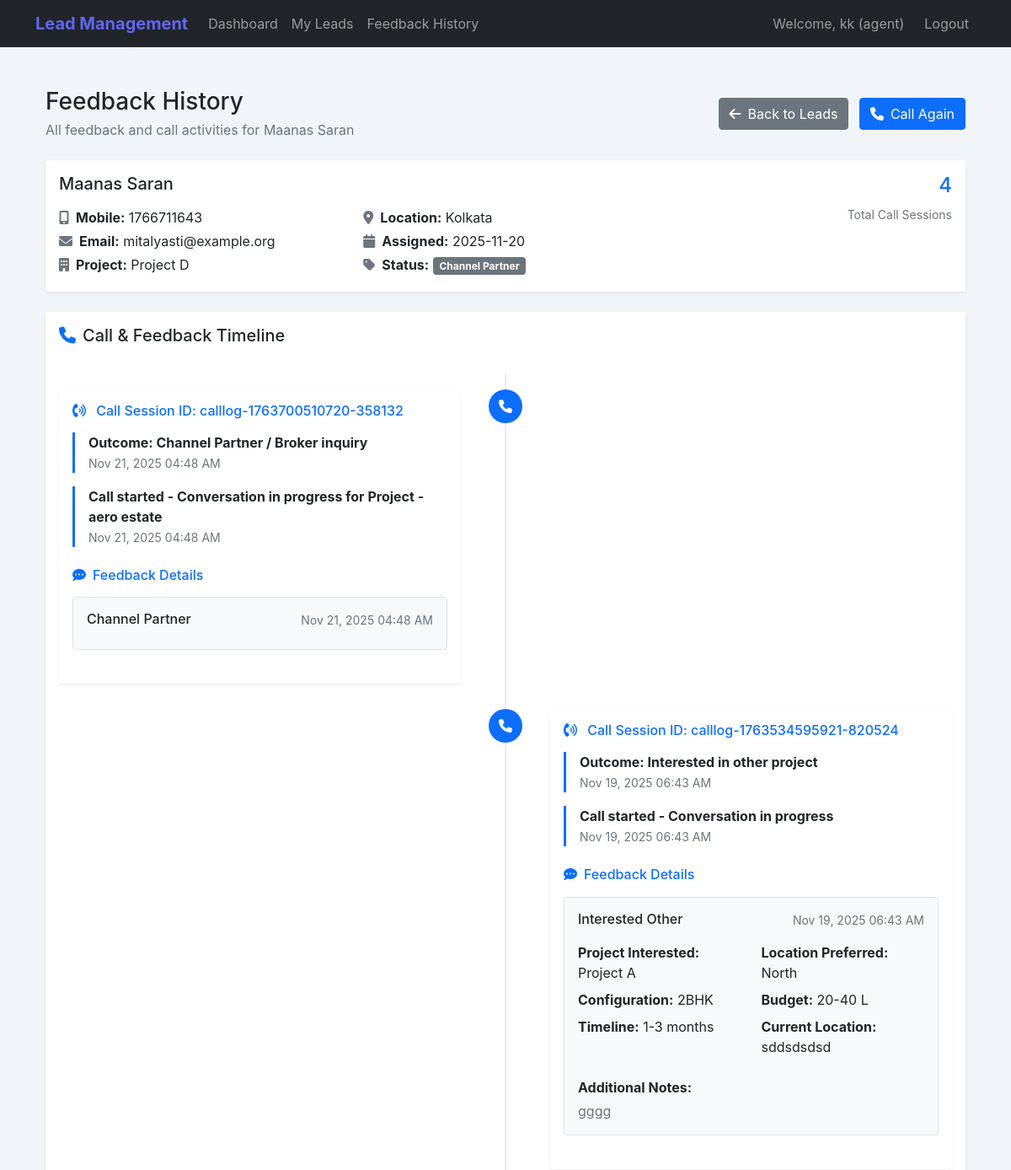
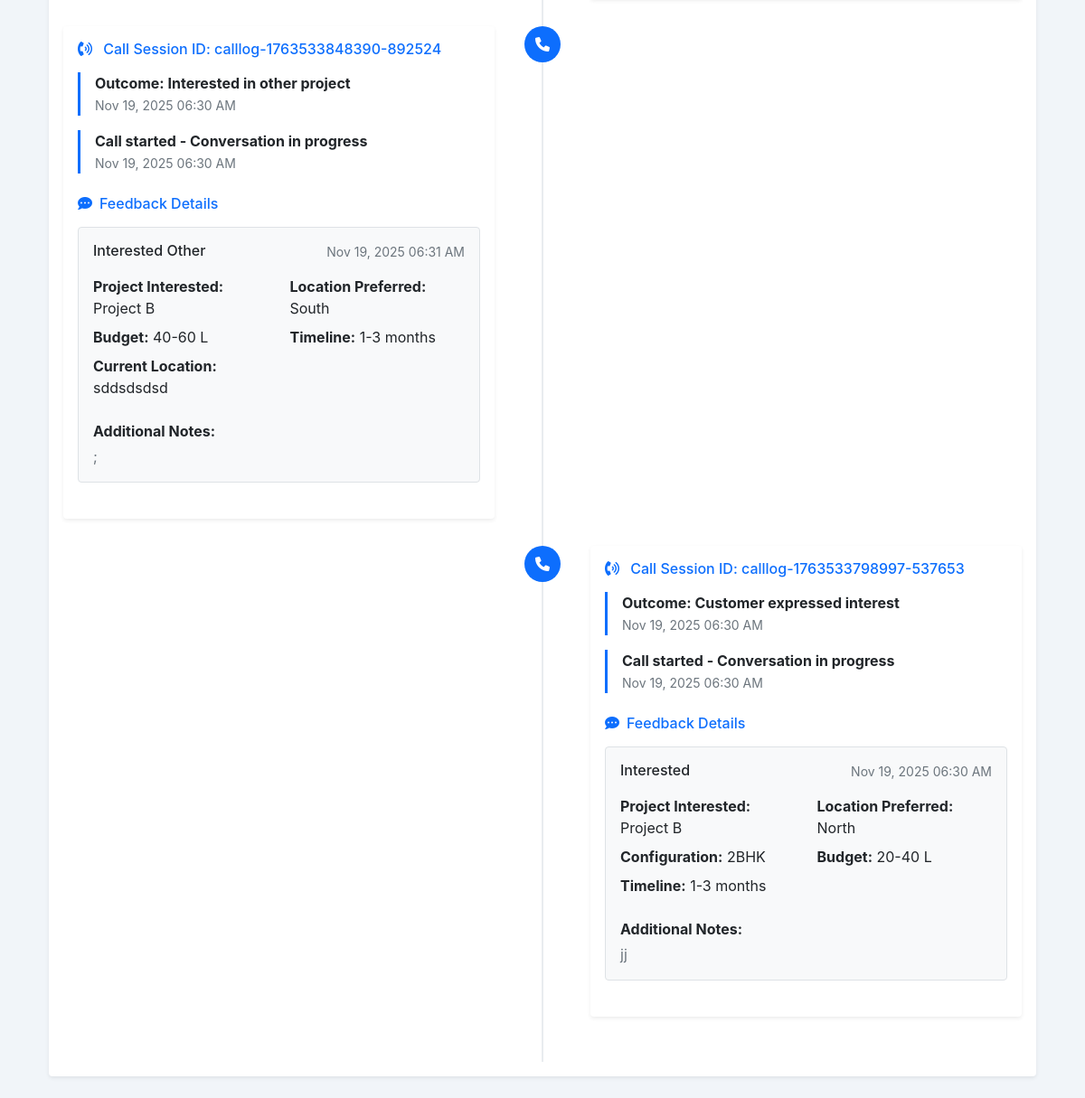
The page /agent/feedback_history/19 (signed in) on the database as committed earlier (2 pictures, top to bottom).
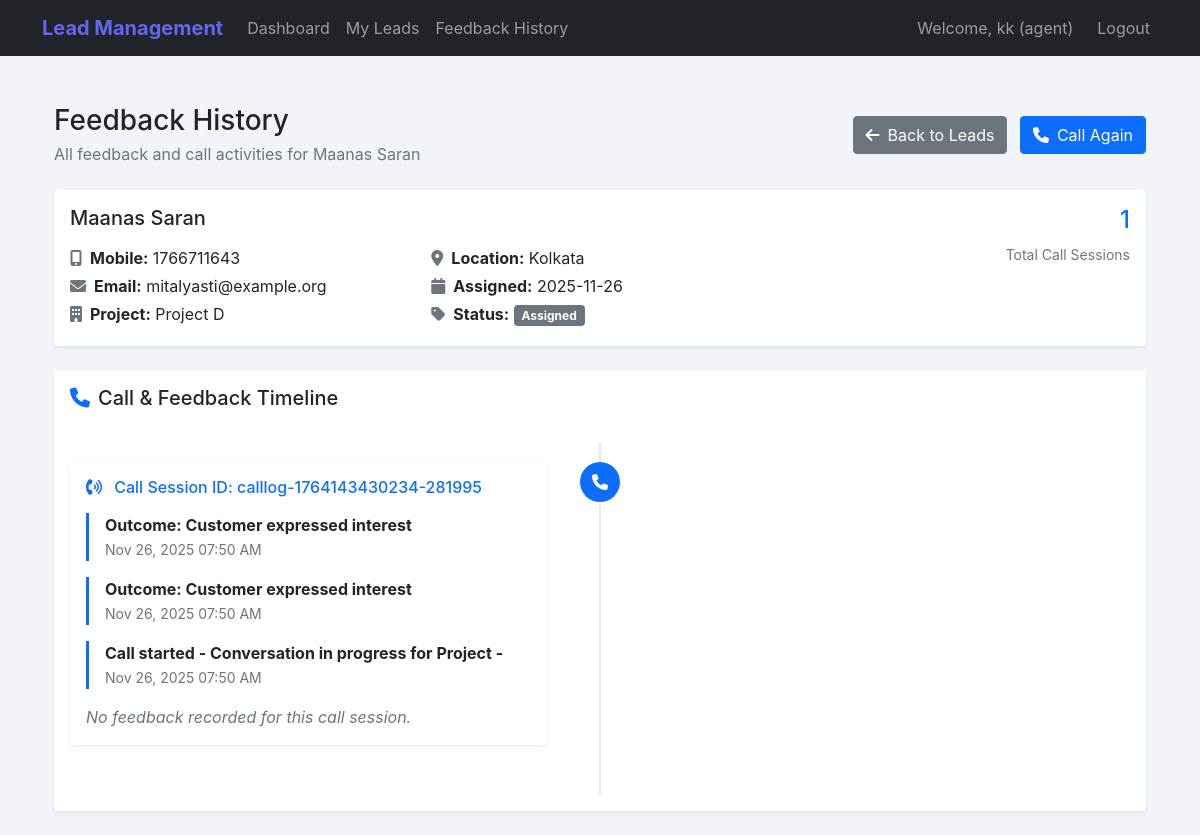
The same page on the database as committed later.
### models.py (models this page shows, shortened)
class Lead(db.Model):
    id = db.Column(db.Integer, primary_key=True)
    name = db.Column(db.String(200), nullable=False)
    email = db.Column(db.String(200), nullable=True)
    mobile = db.Column(db.String(15), nullable=False)
    pincode = db.Column(db.String(10), nullable=True)
    project_name = db.Column(db.String(200), nullable=False, default='N/A')
    source = db.Column(db.String(100), nullable=True, default='N/A')
    year = db.Column(db.Integer, nullable=True)
    location = db.Column(db.String(100), nullable=True, default='N/A')
    project_id = db.Column(db.Integer, db.ForeignKey('project.id'), nullable=True)
    project = db.relationship('Project', backref='leads')
    assigned_agent_id = db.Column(db.Integer, db.ForeignKey('user.id'), nullable=True)
    assigned_date = db.Column(db.DateTime, nullable=True)
    status = db.Column(db.String(50), default='new')  # new, assigned, interested, not_interested, callback, completed, reassigned, channel_partner, interested_other  # UPDATED
    alternate_phone = db.Column(db.String(15), nullable=True)
    address = db.Column(db.Text, nullable=True)
    city = db.Column(db.String(100), nullable=True)
    state = db.Column(db.String(100), nullable=True)
    country = db.Column(db.String(100), nullable=True, default='India')
    priority = db.Column(db.String(20), default='medium')  # low, medium, high, urgent
    category = db.Column(db.String(100), nullable=True)  # residential, commercial, plot, etc.
    created_at = db.Column(db.DateTime, default=datetime.utcnow)
    updated_at = db.Column(db.DateTime, default=datetime.utcnow, onupdate=datetime.utcnow)
    call_logs = db.relationship('CallLog', backref='lead', lazy=True, cascade='all, delete-orphan')
    feedbacks = db.relationship('LeadFeedback', backref='lead', lazy=True, cascade='all, delete-orphan')
    reassignments = db.relationship('LeadReassignment', backref='lead', lazy=True, cascade='all, delete-orphan')
    assignment_history = db.relationship('LeadAssignmentHistory', backref='lead', lazy=True, cascade='all, delete-orphan')

class CallActivityLog(db.Model):
    __tablename__ = 'call_activity_logs'
    id = db.Column(db.Integer, primary_key=True)
    agent_id = db.Column(db.Integer, db.ForeignKey('user.id'), nullable=False)
    lead_id = db.Column(db.Integer, db.ForeignKey('lead.id'), nullable=True)
    call_log_id = db.Column(db.String(100), nullable=True)
    message = db.Column(db.String(500), nullable=False)
    type = db.Column(db.String(50), default='info')  # info, success, warning, error
    created_at = db.Column(db.DateTime, default=datetime.utcnow)
    agent = db.relationship('User', backref=db.backref('call_activity_logs', lazy=True))
    lead = db.relationship('Lead', backref=db.backref('call_activity_logs', lazy=True))

class LeadFeedback(db.Model):
    id = db.Column(db.Integer, primary_key=True)
    lead_id = db.Column(db.Integer, db.ForeignKey('lead.id'), nullable=False)
    agent_id = db.Column(db.Integer, db.ForeignKey('user.id'), nullable=False)
    feedback_type = db.Column(db.Enum(FeedbackType), nullable=True)
    call_activity_id = db.Column(db.String(100), nullable=True)
    project_interested = db.Column(db.String(200), nullable=True)
    location_preferred = db.Column(db.String(200), nullable=True)
    configuration_interested = db.Column(db.String(200), nullable=True)
    budget_comfortable = db.Column(db.String(100), nullable=True)
    possession_timeline = db.Column(db.String(200), nullable=True)
    interest_level = db.Column(db.Enum(InterestLevel), nullable=True)
    current_location = db.Column(db.String(200), nullable=True)  # NEW
    status = db.Column(db.String(50), nullable=True)  # NEW: hot, warm, cold
    not_interested_reason = db.Column(db.String(200), nullable=True)
    callback_time = db.Column(db.DateTime, nullable=True)
    callback_notes = db.Column(db.Text, nullable=True)
    callback_priority = db.Column(db.String(20), default='medium')  # high, medium, low
    additional_notes = db.Column(db.Text, nullable=True)
    recording_path = db.Column(db.String(500), nullable=True)
    call_duration = db.Column(db.Integer, nullable=True)  # Duration in seconds
    call_quality = db.Column(db.String(50), nullable=True)  # good, average, poor
    created_at = db.Column(db.DateTime, default=datetime.utcnow)
    updated_at = db.Column(db.DateTime, default=datetime.utcnow, onupdate=datetime.utcnow)

### routes/agent_routes.py (the view)
@agent_bp.route('/feedback_history/<int:lead_id>')
@login_required
def feedback_history(lead_id):
    if current_user.role != UserRole.AGENT:
        flash('Access denied!', 'error')
        return redirect(url_for('admin.dashboard'))
    lead = Lead.query.get(lead_id)
    if not lead or lead.assigned_agent_id != current_user.id:
        flash('Lead not found or not assigned to you', 'error')
        return redirect(url_for('agent.my_leads'))
    feedbacks = LeadFeedback.query.filter_by(lead_id=lead_id).all()
    call_logs = CallActivityLog.query.filter_by(lead_id=lead_id).order_by(CallActivityLog.created_at.desc()).all()
    grouped = {}
    for log in call_logs:
        grouped.setdefault(log.call_log_id, {
            'call_log_id': log.call_log_id,
            'call_logs': [],
            'feedbacks': [],
            'latest_time': log.created_at
        })
        grouped[log.call_log_id]['call_logs'].append(log)
        if log.created_at > grouped[log.call_log_id]['latest_time']:
            grouped[log.call_log_id]['latest_time'] = log.created_at
    for fb in feedbacks:
        if fb.call_activity_id:
            grouped.setdefault(fb.call_activity_id, {
                'call_log_id': fb.call_activity_id,
                'call_logs': [],
                'feedbacks': [],
                'latest_time': fb.created_at
            })
            grouped[fb.call_activity_id]['feedbacks'].append(fb)
            if fb.created_at > grouped[fb.call_activity_id]['latest_time']:
                grouped[fb.call_activity_id]['latest_time'] = fb.created_at
    call_activity_data = sorted(grouped.values(), key=lambda x: x['latest_time'], reverse=True)
    return render_template(
        'agent/feedback_history.html',
        lead=lead,
        call_activity_data=call_activity_data
    )

### templates/agent/feedback_history.html (shortened to what the changed rows need)
{% extends "base.html" %}
{% block content %}
<div class="container-fluid py-4">
    <div class="d-flex justify-content-between align-items-center mb-4">
        <div>
            <h1 class="h3 mb-1">Feedback History</h1>
            <p class="text-muted mb-0">All feedback and call activities for {{ lead.name }}</p>
        </div>
    </div>
    <div class="card border-0 shadow-sm mb-4">
        <div class="card-body">
            <div class="row">
                <div class="col-md-8">
                    <h5 class="card-title">{{ lead.name }}</h5>
                    <div class="row mt-3">
                        <div class="col-sm-6">
                            <p class="mb-1"><strong><i class="fas fa-mobile-alt me-2 text-muted"></i>Mobile:</strong> {{
                                lead.mobile }}</p>
                            {% if lead.email %}
                            <p class="mb-1"><strong><i class="fas fa-envelope me-2 text-muted"></i>Email:</strong> {{
                                lead.email }}</p>
                            {% endif %}
                            <p class="mb-1"><strong><i class="fas fa-building me-2 text-muted"></i>Project:</strong> {{
                                lead.project_name }}</p>
                        </div>
                        <div class="col-sm-6">
                            <p class="mb-1"><strong>Location:</strong> {{
                                lead.location }}</p>
                            <p class="mb-1"><strong><i class="fas fa-calendar me-2 text-muted"></i>Assigned:</strong>
                                {{ lead.assigned_date.strftime('%Y-%m-%d') if lead.assigned_date else 'N/A' }}
                            </p>
                            <p class="mb-1"><strong><i class="fas fa-tag me-2 text-muted"></i>Status:</strong>
                                <span class="badge
                                    {% if lead.status == 'completed' %}bg-success
                                    {% elif lead.status == 'interested' %}bg-success
                                    {% elif lead.status == 'not_interested' %}bg-danger
                                    {% elif lead.status == 'callback' %}bg-warning
                                    {% else %}bg-secondary{% endif %}">
                                    {{ lead.status|replace('_', ' ')|title }}
                                </span>
                            </p>
                        </div>
                    </div>
                </div>
                <div class="col-md-4 text-md-end">
                    <div class="h4 text-primary mb-2">{{ call_activity_data|length }}</div>
                    <small class="text-muted">Total Call Sessions</small>
                </div>
            </div>
        </div>
    </div>
    <div class="card border-0 shadow-sm">
        <div class="card-body">
            {% if call_activity_data %}
            <div class="timeline">
                {% for group in call_activity_data %}
                <div class="timeline-item {{ loop.cycle('timeline-item-left', 'timeline-item-right') }}">
                    <div class="timeline-point bg-primary">
                        <i class="fas fa-phone text-white"></i>
                    </div>
                    <div class="timeline-content">
                        <div class="card border-0 shadow-sm">
                            <div class="card-body">
                                <h6 class="text-primary mb-3">
                                    <i class="fas fa-phone-volume me-2"></i>
                                    Call Session ID: {{ group.call_log_id or 'Manual Entry' }}
                                </h6>
                                {% if group.call_logs %}
                                {% for log in group.call_logs %}
                                <div class="border-start border-3 border-primary ps-3 mb-3">
                                    <strong>{{ log.message }}</strong><br>
                                    <small class="text-muted">{{ log.created_at.strftime('%b %d, %Y %I:%M %p')
                                        }}</small>
                                </div>
                                {% endfor %}
                                {% else %}
                                <p class="text-muted fst-italic">No call activity logs found for this session.</p>
                                {% endif %}
                                {% if group.feedbacks %}
                                <h6 class="mt-4 mb-3 text-primary">
                                    <i class="fas fa-comment-dots me-2"></i>Feedback Details
                                </h6>
                                {% for feedback in group.feedbacks %}
                                <div class="border rounded p-3 mb-4 bg-light">
                                    <div class="d-flex justify-content-between align-items-start mb-2">
                                        <h6 class="card-title mb-0 text-capitalize">
                                            {{ feedback.feedback_type.value|replace('_', ' ') }}
                                        </h6>
                                        <small class="text-muted">{{ feedback.created_at.strftime('%b %d, %Y %I:%M %p')
                                            }}</small>
                                    </div>
                                    {% if feedback.feedback_type.value in ['interested', 'interested_other'] %}
                                    <div class="row mt-3">
                                        {% if feedback.project_interested %}
                                        <div class="col-sm-6 mb-2">
                                            <strong>Project Interested:</strong> {{ feedback.project_interested }}
                                        </div>
                                        {% endif %}
                                        {% if feedback.location_preferred %}
                                        <div class="col-sm-6 mb-2">
                                            <strong>Location Preferred:</strong> {{ feedback.location_preferred }}
                                        </div>
                                        {% endif %}
                                        {% if feedback.configuration_interested %}
                                        <div class="col-sm-6 mb-2">
                                            <strong>Configuration:</strong> {{ feedback.configuration_interested }}
                                        </div>
                                        {% endif %}
                                        {% if feedback.budget_comfortable %}
                                        <div class="col-sm-6 mb-2">
                                            <strong>Budget:</strong> {{ feedback.budget_comfortable }}
                                        </div>
                                        {% endif %}
                                        {% if feedback.possession_timeline %}
                                        <div class="col-sm-6 mb-2">
                                            <strong>Timeline:</strong> {{ feedback.possession_timeline }}
                                        </div>
                                        {% endif %}
                                        {% if feedback.feedback_type.value == 'interested_other' %}
                                        {% if feedback.current_location %}
                                        <div class="col-sm-6 mb-2">
                                            <strong>Current Location:</strong> {{ feedback.current_location }}
                                        </div>
                                        {% endif %}
                                        {% endif %}
                                    </div>
                                    {% endif %}
                                    {% if feedback.additional_notes %}
                                    <div class="mt-3">
                                        <strong>Additional Notes:</strong>
                                        <p class="mb-0 mt-1 text-muted">{{ feedback.additional_notes }}</p>
                                    </div>
                                    {% endif %}
                                </div>
                                {% endfor %}
                                {% else %}
                                <p class="text-muted fst-italic mb-0">No feedback recorded for this call session.</p>
                                {% endif %}
                            </div>
                        </div>
                    </div>
                </div>
                {% endfor %}
            </div>
            {% else %}
            <div class="text-center py-5">
                <i class="fas fa-comments fa-3x text-muted mb-3"></i>
                <h5 class="text-muted">No Call Activity Yet</h5>
                <p class="text-muted">No call logs or feedbacks recorded for this lead.</p>
            </div>
            {% endif %}
        </div>
    </div>
</div>
{% endblock %}

Rows that differ between the two databases and show on the page:
no longer on this page (row edited): CallActivityLog: call_log "calllog-1763700510720-358132", message "Outcome: Channel Partner / Broker inquiry", created_at "Nov 21, 2025 04:48 AM"
no longer on this page (row edited): CallActivityLog: message "Call started - Conversation in progress for Project - aero estate", created_at "Nov 21, 2025 04:48 AM", shown under "calllog-1763700510720-358132"
removed LeadFeedback: feedback_type.value "Channel Partner", created_at "Nov 21, 2025 04:48 AM", shown under "calllog-1763700510720-358132"
no longer on this page (row edited): CallActivityLog: call_log "calllog-1763534595921-820524", message "Outcome: Interested in other project", created_at "Nov 19, 2025 06:43 AM"
no longer on this page (row edited): CallActivityLog: message "Call started - Conversation in progress", created_at "Nov 19, 2025 06:43 AM", shown under "calllog-1763534595921-820524"
removed LeadFeedback: feedback_type.value "Interested Other", created_at "Nov 19, 2025 06:43 AM", project_interested "Project A", location_preferred "North", configuration_interested "2BHK", budget_comfortable "20-40 L", possession_timeline "1-3 months", current_location "sddsdsdsd", additional_notes "gggg", shown under "calllog-1763534595921-820524"
no longer on this page (row edited): CallActivityLog: call_log "calllog-1763533848390-892524", message "Outcome: Interested in other project", created_at "Nov 19, 2025 06:30 AM"
removed CallActivityLog: message "Call started - Conversation in progress", created_at "Nov 19, 2025 06:30 AM", shown under "calllog-1763533848390-892524"
removed LeadFeedback: feedback_type.value "Interested Other", created_at "Nov 19, 2025 06:31 AM", project_interested "Project B", location_preferred "South", budget_comfortable "40-60 L", possession_timeline "1-3 months", current_location "sddsdsdsd", additional_notes ";", shown under "calllog-1763533848390-892524"
removed CallActivityLog: call_log "calllog-1763533798997-537653", message "Outcome: Customer expressed interest", created_at "Nov 19, 2025 06:30 AM", CallActivityLog (message "Call started - Conversation in progress", created_at "Nov 19, 2025 06:30 AM")
changed Lead "Maanas Saran": assigned_date "2025-11-20" → "2025-11-26"; status "Channel Partner" → "Assigned"
added CallActivityLog: call_log "calllog-1764143430234-281995", message "Outcome: Customer expressed interest", created_at "Nov 26, 2025 07:50 AM", shows "No feedback recorded for this call session.", CallActivityLog (message "Call started - Conversation in progress for Project -", created_at "Nov 26, 2025 07:50 AM")
added CallActivityLog: message "Outcome: Customer expressed interest", created_at "Nov 26, 2025 07:50 AM", shown under "calllog-1764143430234-281995"
changed CallActivityLog (number 2 of 3 on the later page): loses LeadFeedback (feedback_type.value "Interested", created_at "Nov 19, 2025 06:30 AM", project_interested "Project B", location_preferred "North", configuration_interested "2BHK", budget_comfortable "20-40 L", possession_timeline "1-3 months", additional_notes "jj")
Other text that changed with them:
{{ call_activity_data|length }}: "4" → "1"
